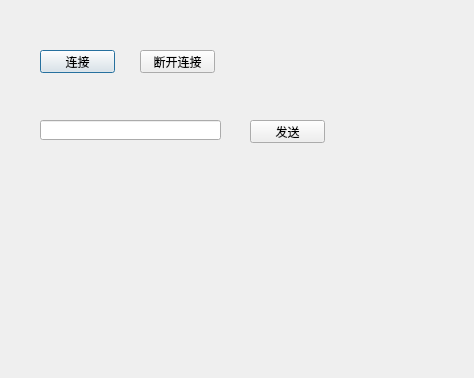
<?xml version="1.0" encoding="UTF-8"?>
<ui version="4.0">
 <class>Dialog</class>
 <widget class="QDialog" name="Dialog">
  <property name="geometry">
   <rect>
    <x>0</x>
    <y>0</y>
    <width>474</width>
    <height>378</height>
   </rect>
  </property>
  <property name="windowTitle">
   <string>Dialog</string>
  </property>
  <widget class="QPushButton" name="pushButton">
   <property name="geometry">
    <rect>
     <x>40</x>
     <y>50</y>
     <width>75</width>
     <height>23</height>
    </rect>
   </property>
   <property name="text">
    <string>连接</string>
   </property>
  </widget>
  <widget class="QPushButton" name="pushButton_2">
   <property name="geometry">
    <rect>
     <x>140</x>
     <y>50</y>
     <width>75</width>
     <height>23</height>
    </rect>
   </property>
   <property name="text">
    <string>断开连接</string>
   </property>
  </widget>
  <widget class="QPushButton" name="pushButton_3">
   <property name="geometry">
    <rect>
     <x>250</x>
     <y>120</y>
     <width>75</width>
     <height>23</height>
    </rect>
   </property>
   <property name="text">
    <string>发送</string>
   </property>
  </widget>
  <widget class="QLineEdit" name="lineEdit">
   <property name="geometry">
    <rect>
     <x>40</x>
     <y>120</y>
     <width>181</width>
     <height>20</height>
    </rect>
   </property>
  </widget>
 </widget>
 <layoutdefault spacing="6" margin="11"/>
 <resources/>
 <connections/>
</ui>
